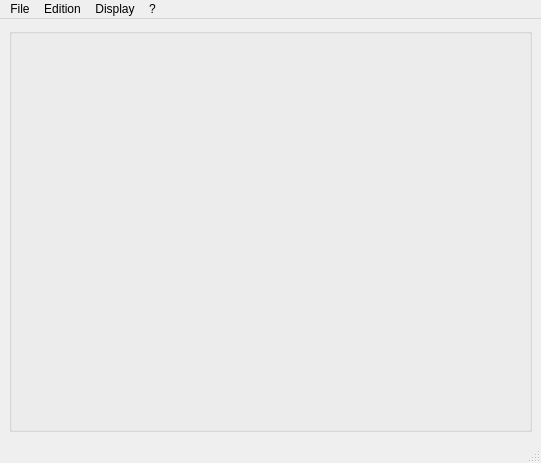
<?xml version="1.0" encoding="UTF-8"?>
<ui version="4.0">
 <class>GvQMainWindow</class>
 <widget class="QMainWindow" name="GvQMainWindow">
  <property name="geometry">
   <rect>
    <x>0</x>
    <y>0</y>
    <width>541</width>
    <height>463</height>
   </rect>
  </property>
  <property name="windowTitle">
   <string>GigaVoxels Viewer</string>
  </property>
  <widget class="QWidget" name="centralwidget">
   <layout class="QVBoxLayout" name="verticalLayout">
    <item>
     <widget class="QGroupBox" name="_3DViewGroupBox">
      <property name="title">
       <string/>
      </property>
     </widget>
    </item>
   </layout>
  </widget>
  <widget class="QMenuBar" name="menubar">
   <property name="geometry">
    <rect>
     <x>0</x>
     <y>0</y>
     <width>541</width>
     <height>21</height>
    </rect>
   </property>
   <widget class="QMenu" name="menuFile">
    <property name="title">
     <string>File</string>
    </property>
    <addaction name="actionOpen"/>
    <addaction name="separator"/>
    <addaction name="actionExit"/>
   </widget>
   <widget class="QMenu" name="menu">
    <property name="title">
     <string>?</string>
    </property>
    <addaction name="separator"/>
    <addaction name="actionHelp"/>
    <addaction name="separator"/>
    <addaction name="actionAbout"/>
   </widget>
   <widget class="QMenu" name="menuDisplay">
    <property name="title">
     <string>Display</string>
    </property>
    <addaction name="actionFull_Screen"/>
   </widget>
   <widget class="QMenu" name="menuEdition">
    <property name="title">
     <string>Edition</string>
    </property>
    <addaction name="actionPreferences"/>
   </widget>
   <addaction name="menuFile"/>
   <addaction name="menuEdition"/>
   <addaction name="menuDisplay"/>
   <addaction name="menu"/>
  </widget>
  <widget class="QStatusBar" name="statusbar"/>
  <action name="actionOpen">
   <property name="icon">
    <iconset resource="resources.qrc">
     <normaloff>:/icons/Icons/FileOpen.png</normaloff>:/icons/Icons/FileOpen.png</iconset>
   </property>
   <property name="text">
    <string>Open</string>
   </property>
  </action>
  <action name="actionExit">
   <property name="icon">
    <iconset resource="resources.qrc">
     <normaloff>:/icons/Icons/Exit.png</normaloff>:/icons/Icons/Exit.png</iconset>
   </property>
   <property name="text">
    <string>Exit</string>
   </property>
  </action>
  <action name="actionHelp">
   <property name="icon">
    <iconset resource="resources.qrc">
     <normaloff>:/icons/Icons/Help.png</normaloff>:/icons/Icons/Help.png</iconset>
   </property>
   <property name="text">
    <string>Help</string>
   </property>
  </action>
  <action name="actionAbout">
   <property name="text">
    <string>About</string>
   </property>
  </action>
  <action name="actionFull_Screen">
   <property name="text">
    <string>Full Screen</string>
   </property>
  </action>
  <action name="actionPreferences">
   <property name="text">
    <string>Preferences</string>
   </property>
  </action>
 </widget>
 <resources>
  <include location="resources.qrc"/>
 </resources>
 <connections/>
</ui>
